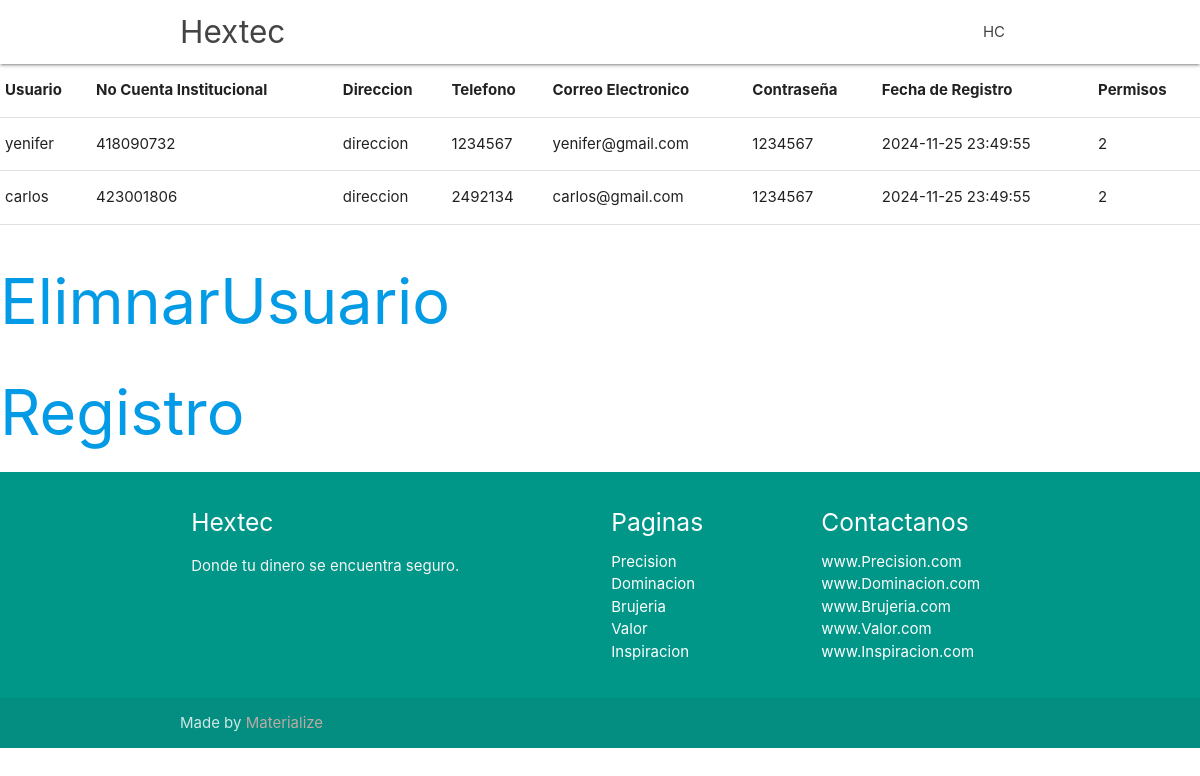
The page /Loginweb/inicio.php on the database its author committed.
### tables this page shows
CREATE TABLE `persona` (
  `numero` int NOT NULL AUTO_INCREMENT,
  `nombre_usuario` text NOT NULL,
  `carrera` text NOT NULL,
  `no_cuenta` int NOT NULL,
  `direccion` text NOT NULL,
  `telefono` varchar(8) NOT NULL,
  `email` text NOT NULL,
  `password` varchar(8) NOT NULL,
  `fecha_registro` datetime NOT NULL DEFAULT CURRENT_TIMESTAMP,
  `permisos` int NOT NULL DEFAULT '2',
  PRIMARY KEY (`numero`)
);

### Loginweb/inicio.php (the view, shortened to what this page needs)
<!DOCTYPE html>
<html lang="en">
<head>
    <link href="parallax-template-2/css/materialize.css" type="text/css" rel="stylesheet" media="screen,projection"/>
    <link href="parallax-template-2/css/style.css" type="text/css" rel="stylesheet" media="screen,projection"/>
</head>
<body>
  <nav class="white" role="navigation">
    <div class="nav-wrapper container">
      <a id="logo-container" href="#" class="brand-logo">Hextec</a>
      <ul class="right hide-on-med-and-down">
        <li><a href="#">HC</a></li>
      </ul>
    </div>
  </nav>
<?php
require "conexion.php";
mysqli_set_charset($conexion,'utf8');
$consulta_sql="SELECT * FROM persona";
$resultado = $conexion->query($consulta_sql);
$count = mysqli_num_rows($resultado);
echo "<table border='2' >
    <tr>
        <th>Usuario</th>
        <th>No Cuenta Institucional</th>
        <th>Direccion</th>
        <th>Telefono</th>
        <th>Correo Electronico</th>
        <th>Contraseña</th>
        <th>Fecha de Registro</th>
        <th>Permisos</th>
    </tr>";
if ( $count>0 ){
    while( $row = mysqli_fetch_assoc($resultado)  ){
     echo "<tr>";
     echo"<td>". $row['nombre_usuario'] ."</td>";
     echo"<td>". $row['no_cuenta'] ."</td>";
     echo"<td>". $row['direccion'] ."</td>";
     echo"<td>". $row['telefono'] ."</td>";
     echo"<td>". $row['email'] ."</td>";
     echo"<td>". $row['password'] ."</td>";
     echo"<td>". $row['fecha_registro'] ."</td>";
     echo"<td>". $row['permisos'] ."</td>";
     echo "</tr>";
    }
    echo "</table>";
}else{
    echo " <h1 style='color:red' >Sin Ningun registro</h1>";
 }
  echo "
    <h1><a href='EliminarUsuario.php'>ElimnarUsuario</a></h1>
    <h1><a href='Registro.php'>Registro</a></h1>
    ";
?>
<footer class="page-footer teal">
    <div class="container">
      <div class="row">
        <div class="col l6 s12">
          <h5 class="white-text">Hextec</h5>
          <p class="grey-text text-lighten-4">Donde tu dinero se encuentra seguro.</p>
        </div>
        <div class="col l3 s12">
          <h5 class="white-text">Paginas</h5>
          <ul>
            <li><a class="white-text" href="#!">Precision</a></li>
            <li><a class="white-text" href="#!">Dominacion</a></li>
            <li><a class="white-text" href="#!">Brujeria</a></li>
            <li><a class="white-text" href="#!">Valor</a></li>
            <li><a class="white-text" href="#!">Inspiracion</a></li>
          </ul>
        </div>
        <div class="col l3 s12">
          <h5 class="white-text">Contactanos</h5>
          <ul>
            <li><a class="white-text" href="#!">www.Precision.com</a></li>
            <li><a class="white-text" href="#!">www.Dominacion.com</a></li>
            <li><a class="white-text" href="#!">www.Brujeria.com</a></li>
            <li><a class="white-text" href="#!">www.Valor.com</a></li>
            <li><a class="white-text" href="#!">www.Inspiracion.com</a></li>
          </ul>
        </div>
      </div>
    </div>
    <div class="footer-copyright">
      <div class="container">
      Made by <a class="brown-text text-lighten-3" href="http://materializecss.com">Materialize</a>
      </div>
    </div>
  </footer>
</body>
</html>

### Loginweb/parallax-template-2/css/style.css (style rules this page uses)
nav ul a, nav .brand-logo { color: #444; }
p { line-height: 2rem; }
footer.page-footer { margin: 0; }

### rows shown on the page
persona: nombre_usuario "yenifer", no_cuenta "418090732", direccion "direccion", telefono "1234567", email "yenifer@gmail.com", password "1234567", fecha_registro "2024-11-25 23:49:55", permisos "2"
persona: nombre_usuario "carlos", no_cuenta "423001806", direccion "direccion", telefono "2492134", email "carlos@gmail.com", password "1234567", fecha_registro "2024-11-25 23:49:55", permisos "2"
